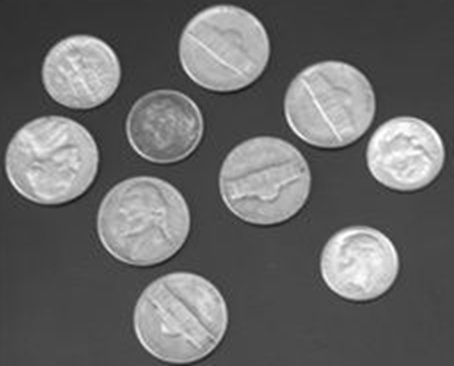
#> input picture Basic Image Processing/Morphological Operators/test1.jpg, 454 x 366 px
$ python thining.py
#> lines starting #> are read from the running program, lines starting #| are printed output that depends on the picture; after the words box and inside, x2 and y2 are one past the last pixel; in counts of white or black regions, pixels touching at a corner belong together
import cv2
import numpy as np
import matplotlib.pyplot as plt


def thinning(binary_img):
    """
    Perform morphological thinning using 8 structuring elements.
    Input must be binary image with values {0,1}.
    """

    # Structuring elements (int8 required)
    S = [
        np.array([[-1, -1, -1], [ 0,  1,  0], [ 1,  1,  1]], dtype=np.int8),
        np.array([[ -1, -1,  0], [-1,  1, 1], [ 0,  1,  1]], dtype=np.int8),
        np.array([[ -1,  0,  1], [ -1,  1, 1], [ -1,  0, 1]], dtype=np.int8),
        np.array([[ 0,  1,  1], [ -1,  1, 1], [ -1, -1,  0]], dtype=np.int8),
        np.array([[ 1,  1,  1], [ 0,  1,  0], [-1, -1, -1]], dtype=np.int8),
        np.array([[ 1,  1,  0], [1,  1,  -1], [ 0, -1,  -1]], dtype=np.int8),
        np.array([[1,  0,  -1], [1,  1,  -1], [1,  0,  -1]], dtype=np.int8),
        np.array([[ 0, -1,  -1], [1, 1,  -1], [ 1,  1,  0]], dtype=np.int8)
    ]

    img = binary_img.copy().astype(np.uint8)

    changed = True
    while changed:
        changed = False
        for kernel in S:
            hitmiss = cv2.morphologyEx(img, cv2.MORPH_HITMISS, kernel)
            if np.any(hitmiss):
                img = cv2.subtract(img, hitmiss)
                changed = True

    return img


if __name__ == "__main__":

    # Read grayscale
    img = cv2.imread("test1.jpg", cv2.IMREAD_GRAYSCALE)
#> img is the input picture: shape (366, 454); min 24, max 255, mean 105.3

    if img is None:
        print("Error loading image.")
        exit()

    # Otsu threshold
    _, binary = cv2.threshold(img, 0, 1,
                              cv2.THRESH_BINARY + cv2.THRESH_OTSU)
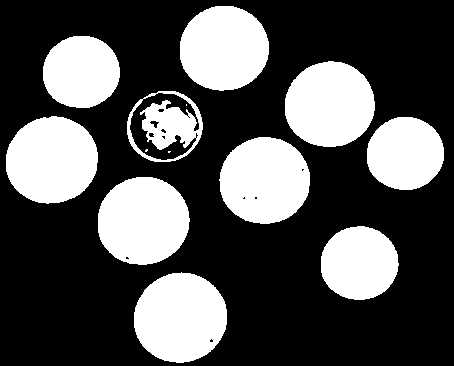
#> binary: shape (366, 454); values 0 (black) and 1 (white), 32.2% white; 13 white regions (3 under 20 px), largest, box (x1, y1, x2, y2) and area: (134, 272, 227, 363) 6588, (98, 177, 190, 265) 6386, (6, 116, 98, 204) 6335

    # Ensure foreground = 1
    binary = binary.astype(np.uint8)

    # Apply thinning
    thinned = thinning(binary)
#> after the loop in thinning, `while changed:`:
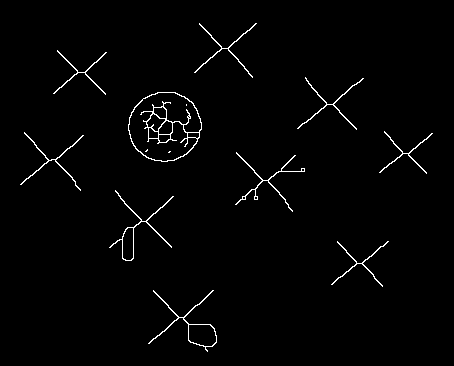
#> img: shape (366, 454); values 0 (black) and 1 (white), 1.6% white in thin lines or dots, all inside (x1, y1, x2, y2) = (20, 23, 433, 352)

    # Convert to 0-255 for visualization
    binary_display = binary * 255
    thinned_display = thinned * 255

    # Show results
    plt.figure(figsize=(10, 5))

    plt.subplot(1, 2, 1)
    plt.title("Binary Image")
    plt.imshow(binary_display, cmap='gray')
    plt.axis('off')

    plt.subplot(1, 2, 2)
    plt.title("Thinned Image")
    plt.imshow(thinned_display, cmap='gray')
    plt.axis('off')

    plt.tight_layout()
    plt.show()
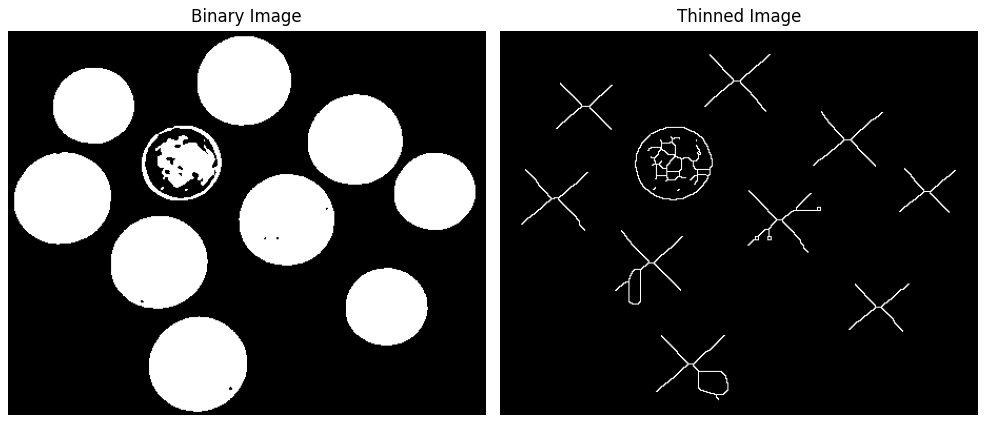
#> figure drawn by matplotlib, 2 panels

$ run again, with Basic Image Processing/Morphological Operators/test2.jpg copied over Basic Image Processing/Morphological Operators/test1.jpg
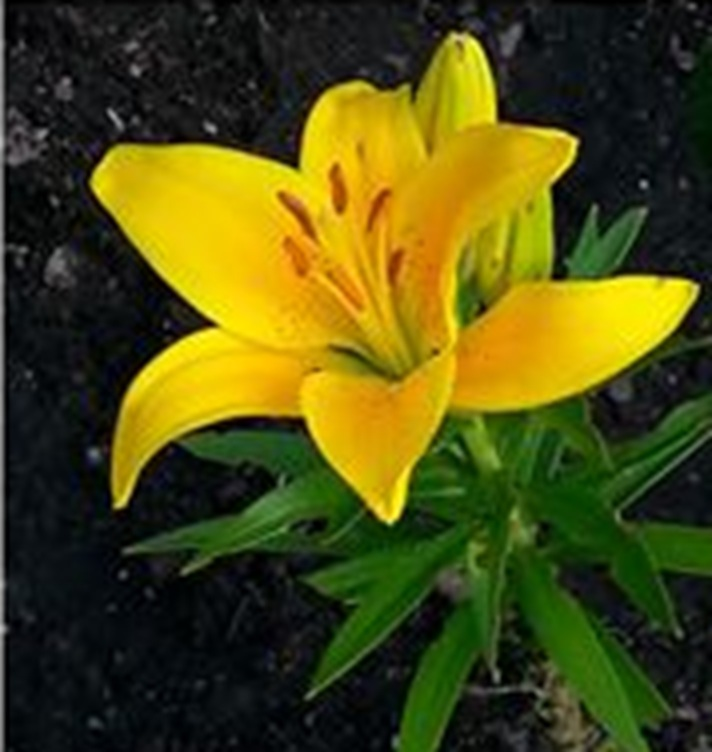
#> input picture Basic Image Processing/Morphological Operators/test2.jpg, 712 x 752 px
#> `_, binary = cv2.threshold(img, 0, 1, cv2.THRESH_BINARY + cv2.THRESH_OT..`:
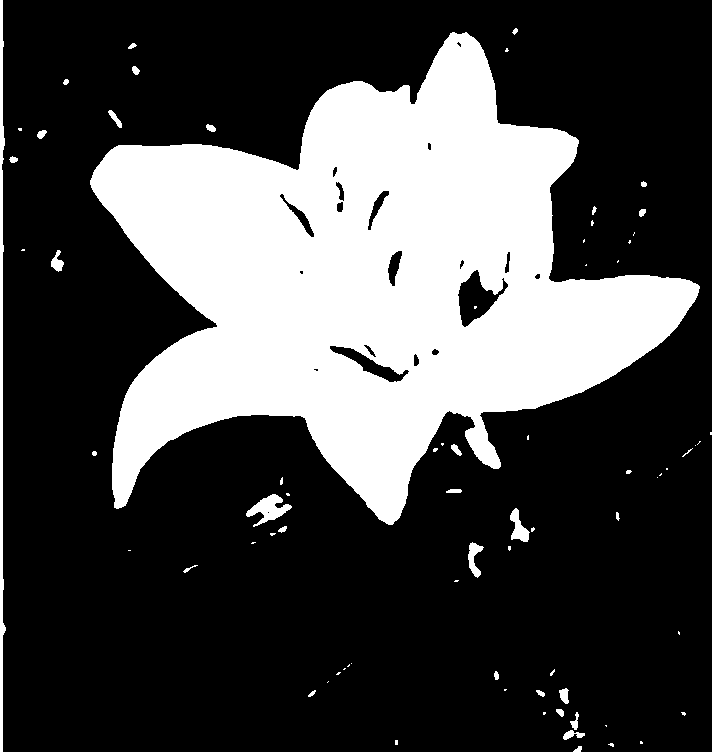
#> binary: shape (752, 712); values 0 (black) and 1 (white), 28.7% white; 74 white regions (43 under 20 px), largest, box (x1, y1, x2, y2) and area: (90, 32, 700, 525) 148160, (0, 0, 6, 752) 2332, (246, 494, 292, 527) 668
#> thinned_display: shape (752, 712); 1.3% white in thin lines or dots
#> `plt.show()`:
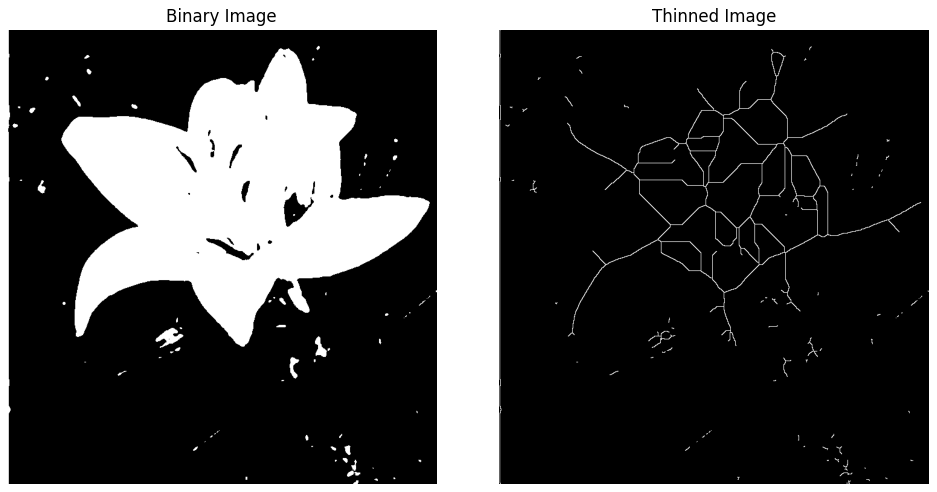
#> figure drawn by matplotlib, 2 panels

$ run again, with Basic Image Processing/Morphological Operators/test3.jpg copied over Basic Image Processing/Morphological Operators/test1.jpg
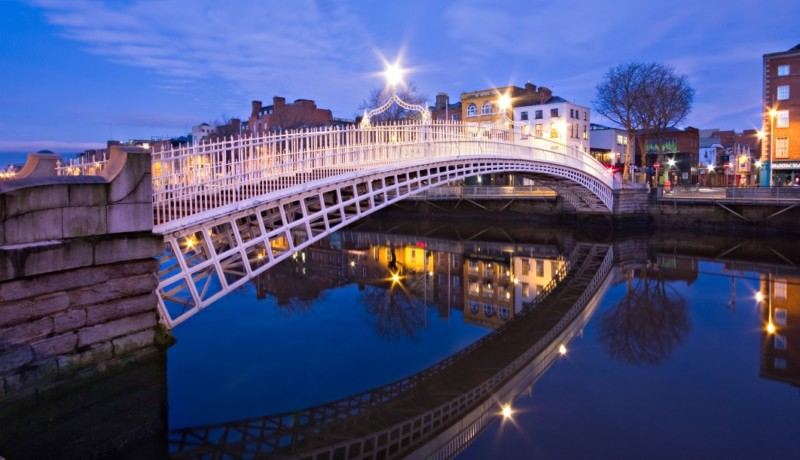
#> input picture Basic Image Processing/Morphological Operators/test3.jpg, 800 x 460 px
#> `_, binary = cv2.threshold(img, 0, 1, cv2.THRESH_BINARY + cv2.THRESH_OT..`:
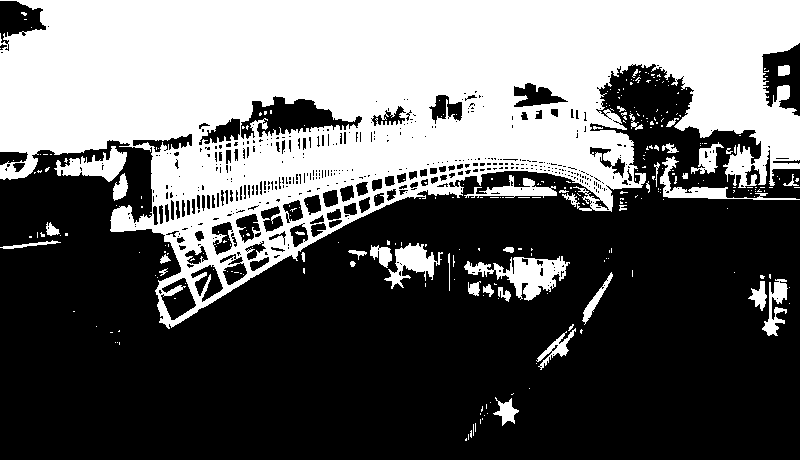
#> binary: shape (460, 800); values 0 (black) and 1 (white), 39.6% white; 295 white regions (254 under 20 px), largest, box (x1, y1, x2, y2) and area: (0, 0, 800, 329) 134101, (464, 256, 570, 301) 1983, (54, 146, 127, 182) 1204
#> thinned_display: shape (460, 800); 5.6% white in thin lines or dots
#> `plt.show()`:
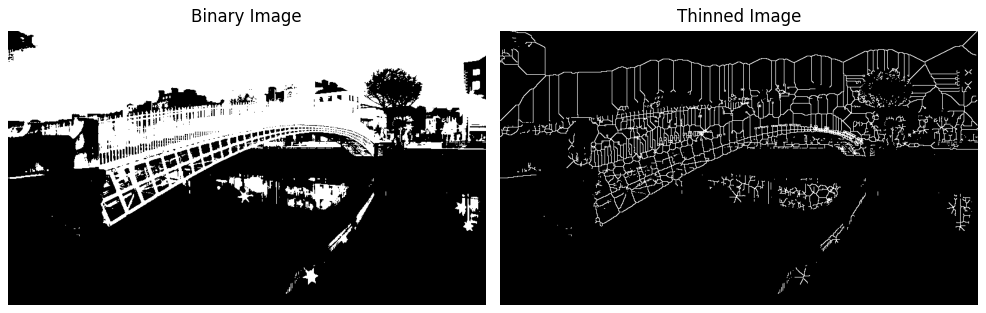
#> figure drawn by matplotlib, 2 panels

$ run again, with Basic Image Processing/Morphological Operators/test4.jpg copied over Basic Image Processing/Morphological Operators/test1.jpg
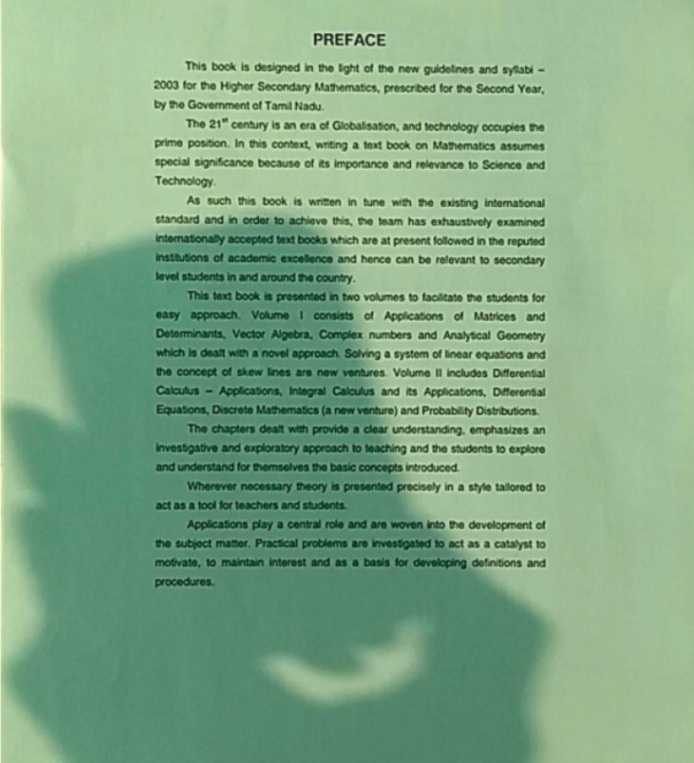
#> input picture Basic Image Processing/Morphological Operators/test4.jpg, 694 x 763 px
#> `_, binary = cv2.threshold(img, 0, 1, cv2.THRESH_BINARY + cv2.THRESH_OT..`:
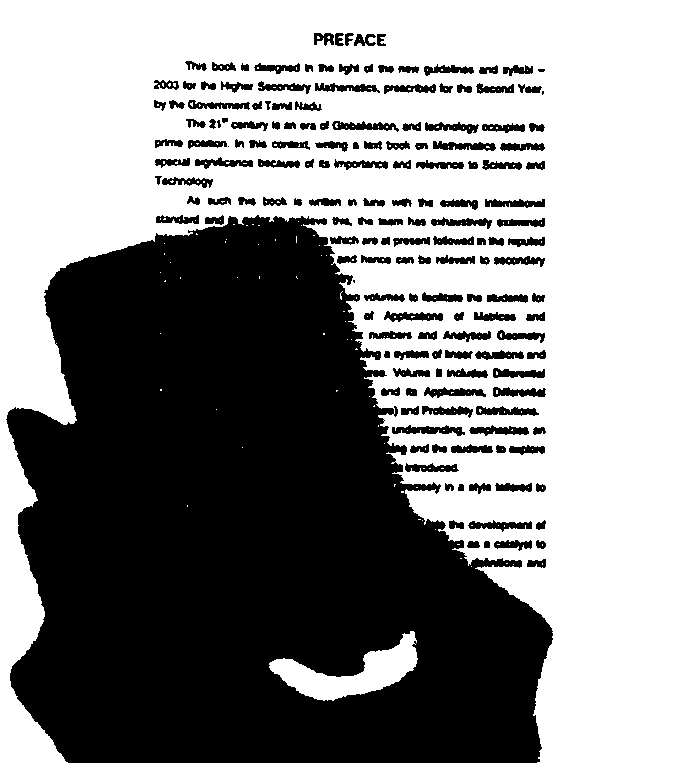
#> binary: shape (763, 694); values 0 (black) and 1 (white), 55.6% white; 169 black regions (4 under 20 px), largest, box (x1, y1, x2, y2) and area: (6, 215, 553, 763) 208100, (392, 425, 465, 436) 454, (332, 121, 399, 132) 401
#> thinned_display: shape (763, 694); 4.1% white in thin lines or dots
#> `plt.show()`:
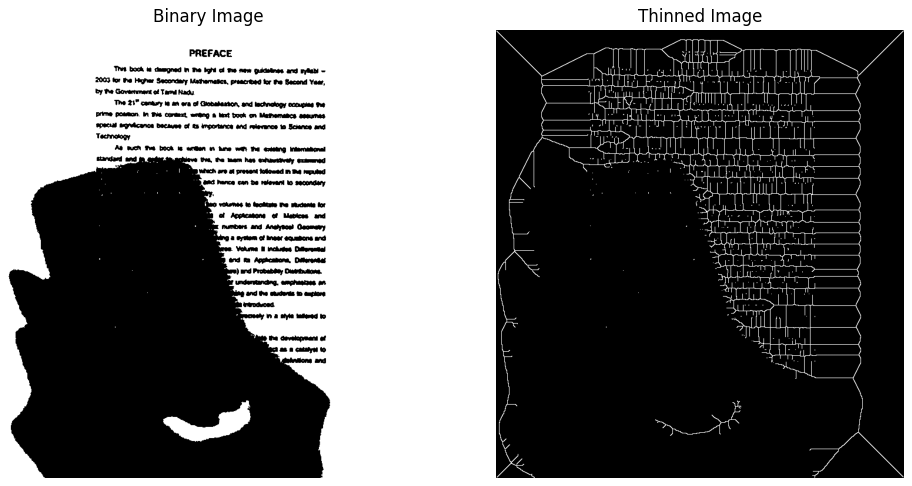
#> figure drawn by matplotlib, 2 panels
